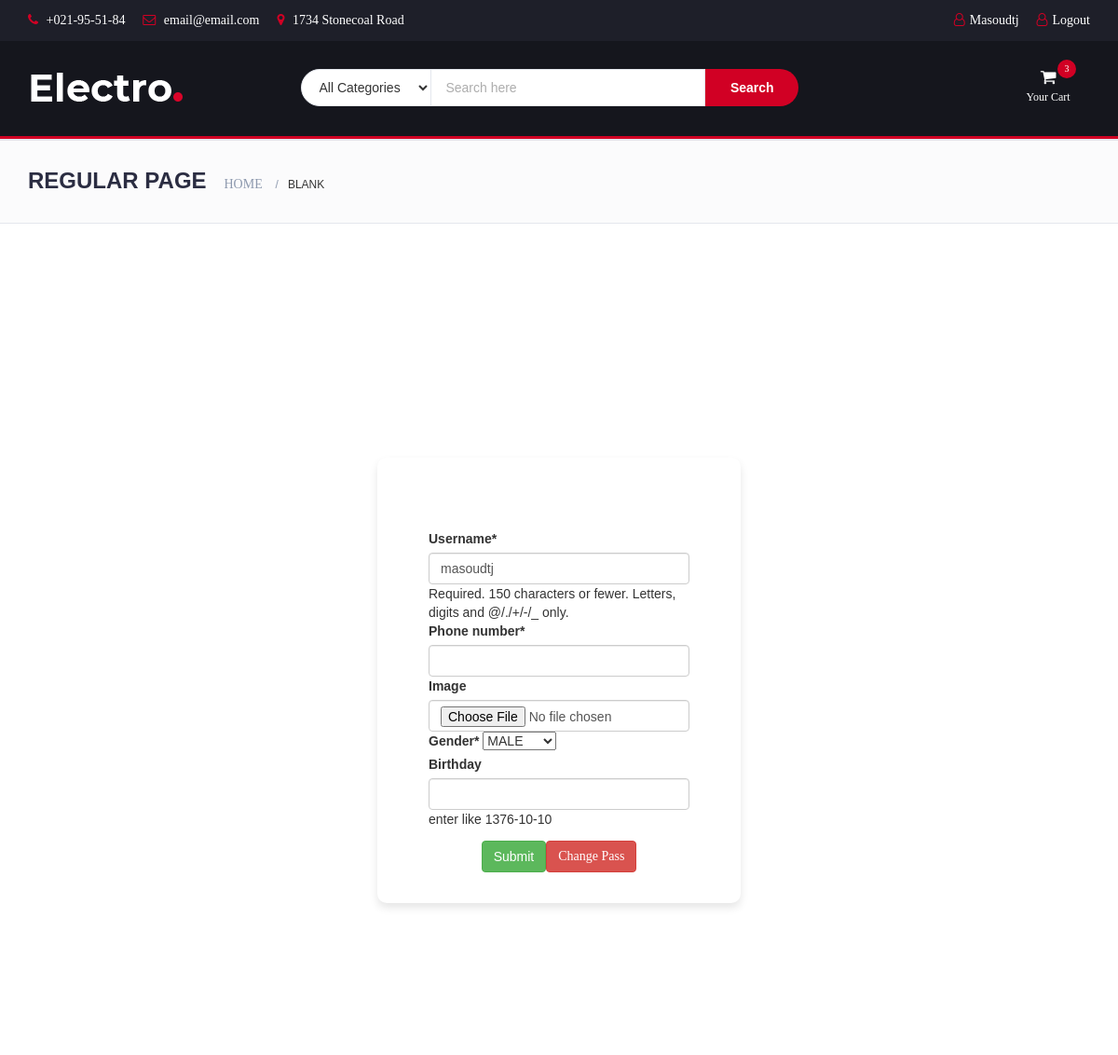
The app's page /account/profile/ (signed in, upper part), older data.
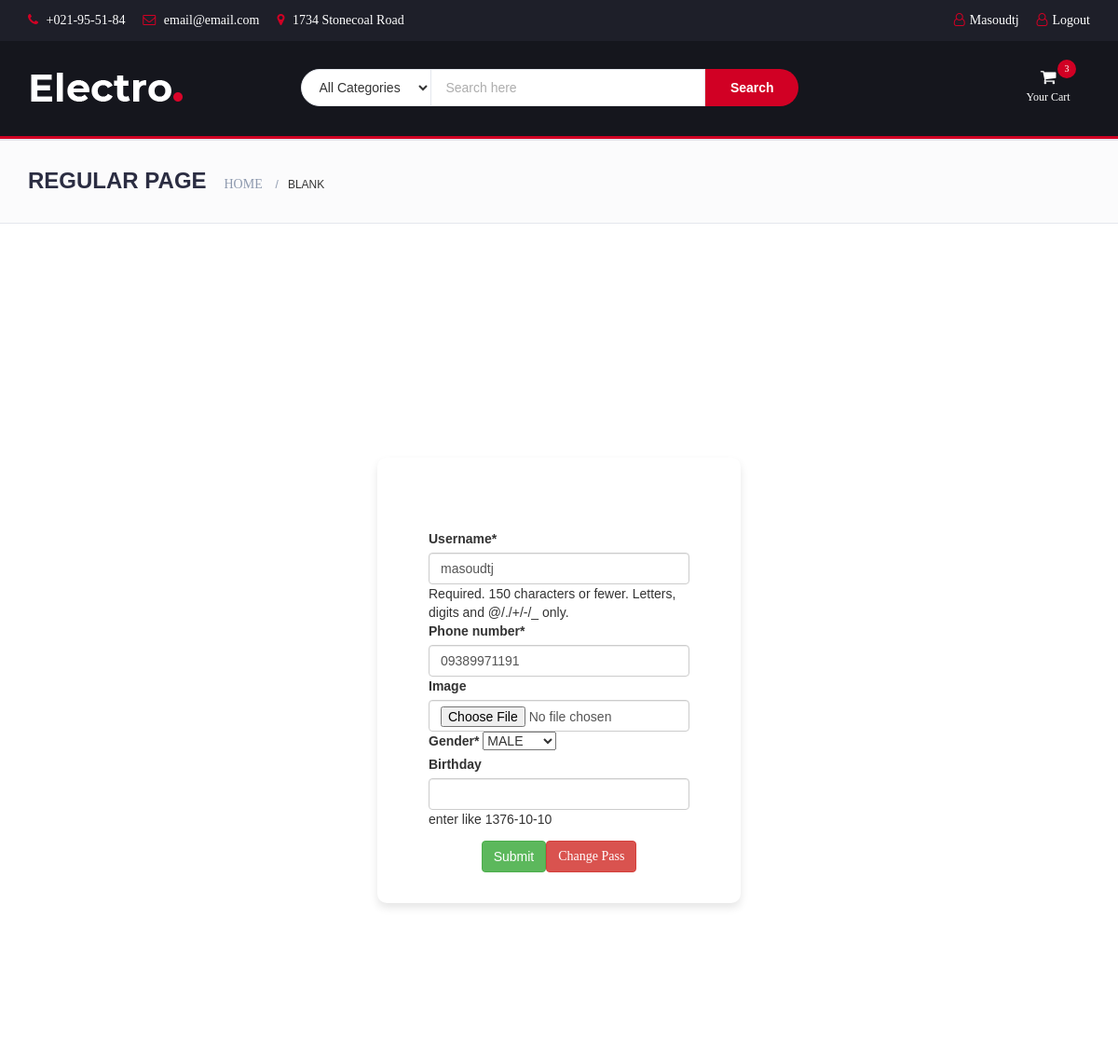
The same page, newer data.
### account/models.py (models this page shows, shortened)
class User(Base, AbstractUser):
    CUSTOMERUSER_EMPLOYEE = 'employee'
    CUSTOMERUSER_CUSTOMER = 'customer'
    CUSTOMERUSER_MANAGER = 'manager'
    CUSTOMERUSER_STATUS = (
        (CUSTOMERUSER_EMPLOYEE, 'EMPLOYEE'),
        (CUSTOMERUSER_CUSTOMER, 'CUSTOMER'),
        (CUSTOMERUSER_MANAGER, 'MANAGER')
    )
    CUSTOMERUSER_MALE = 'male'
    CUSTOMERUSER_FEMAIL = 'female'
    CUSTOMERUSER_GENDER = (
        (CUSTOMERUSER_MALE, 'MALE'),
        (CUSTOMERUSER_CUSTOMER, 'FEMALE'),
    )
    name = models.CharField(max_length=50)
    family = models.CharField(max_length=50)
    mobile_regex = RegexValidator(regex='^(\+98|0)?9\d{9}$',
                                  message="Phone number must be entered in the format: '+989199999933'.")
    phone_number = models.CharField(validators=[mobile_regex], max_length=20, unique=True)
    birthday = models.DateField(help_text='enter like 1376-10-10', null=True, blank=True)
    email = models.EmailField(unique=True)
    gender = models.CharField(max_length=10,choices=CUSTOMERUSER_GENDER,default='MALE')
    user_type = models.CharField(max_length=8, choices=CUSTOMERUSER_STATUS, default=CUSTOMERUSER_CUSTOMER)
    image = models.ImageField(upload_to='profiles/', null=True, blank=True)
    USERNAME_FIELD = 'username'
    REQUIRED_FIELDS = ['email']
    objects = CustomUserManager()
    is_active = models.BooleanField(default=False)

### account/views.py (the view, shortened to what this page needs)
# urls.py: path('profile/', views.Profile.as_view(), name="profile"),
class Profile(LoginRequiredMixin, View):
    template_class = "account/profile.html"
    form_class = ProfileForm
    def get(self, request):
        user = request.user
        form = self.form_class(instance=user)
        return render(request, self.template_class, {"form": form})

### account/forms.py
class ProfileForm(forms.ModelForm):
    class Meta:
        model = User
        fields = ('username', 'phone_number', 'image', 'gender', 'birthday')

### account/templates/account/profile.html (shortened to what this page needs)
{% extends 'base.html' %}
{% load static %}
{% block content %}
<!DOCTYPE html>
<html lang="en">
<head>
    {% load crispy_forms_tags %}
	<link rel="stylesheet" type="text/css" href="{% static 'fonts/font-awesome-4.7.0/css/font-awesome.min.css' %}">
	<link rel="stylesheet" type="text/css" href="{% static 'fonts/iconic/css/material-design-iconic-font.min.css' %}">
	<link rel="stylesheet" type="text/css" href="{% static 'vendor/animate/animate.css' %}">
	<link rel="stylesheet" type="text/css" href="{% static 'vendor/css-hamburgers/hamburgers.min.css' %}">
	<link rel="stylesheet" type="text/css" href="{% static 'vendor/animsition/css/animsition.min.css' %}">
	<link rel="stylesheet" type="text/css" href="{% static 'vendor/select2/select2.min.css' %}">
	<link rel="stylesheet" type="text/css" href="{% static 'vendor/daterangepicker/daterangepicker.css' %}">
	<link rel="stylesheet" href="{% static "css/util.css" %}"  >
	<link rel="stylesheet" href="{% static "css/main.css" %}"  >
</head>
<body >
	<div class="limiter ">
		<div class="container-login100 ">
			<div class="wrap-login100">
				<form class="login100-form validate-form " enctype="multipart/form-data" method="post" novalidate>
                    {{ form | crispy }}
					<div class="container-login100-form-btn">
							 <input type="submit" value="Submit" class="btn btn-success mt-10">
                            <a href="{% url 'account:change_password' %}"  class="btn btn-danger"> Change Pass </a>
				</form>
			</div>
		</div>
	</div>
</body>
</html>
{% endblock %}

### templates/base.html (shortened to what this page needs)
{% load static %}
<!DOCTYPE html>
<html lang="en">
	<head>
 		<link rel="stylesheet" href="{% static "css/bootstrap.min.css" %}"  >
        <link rel="stylesheet" href="{% static "css/slick.css" %}"  >
        <link rel="stylesheet" href="{% static "css/slick-theme.css" %}"  >
        <link  rel="stylesheet" href="{% static "css/nouislider.min.css" %}"  >
        <link  rel="stylesheet" href="{% static "css/font-awesome.min.css" %}"  >
        <link  rel="stylesheet" href="{% static "css/style.css" %}"  >
    </head>
	<body>
		<header>
			<div id="top-header">
				<div class="container">
					<ul class="header-links pull-left">
						<li><a href="#"><i class="fa fa-phone"></i> +021-95-51-84</a></li>
						<li><a href="#"><i class="fa fa-envelope-o"></i> email@email.com</a></li>
						<li><a href="#"><i class="fa fa-map-marker"></i> 1734 Stonecoal Road</a></li>
					</ul>
					<ul class="header-links pull-right">
                        {% if request.user.is_authenticated %}
                            <li><a href="{% url 'account:profile' %}"><i class="fa fa-user-o"></i>{{ request.user.username|capfirst }} </a></li>
                            <li><a href="{% url 'account:logout' %}"><i class="fa fa-user-o"></i>Logout </a></li>
                        {% else %}
                            <li><a href="{% url 'account:login' %}"><i class="fa fa-user-o"></i>Login </a></li>
                        {% endif %}
					</ul>
				</div>
			</div>
			<div id="header">
				<div class="container">
					<div class="row">
						<div class="col-md-3">
							<div class="header-logo">
								<a href="#" class="logo">
                                    <img src="{% static "img/logo.png" %}" alt="logo">
                                </a>
							</div>
						</div>
						<div class="col-md-6">
							<div class="header-search">
								<form action="{% url 'products:search' %}" method='GET'>
									<select class="input-select">
										<option value="0">All Categories</option>
									</select>
									<input class="input" placeholder="Search here" name='search' type='search'>
									<button class="search-btn">Search</button>
								</form>
							</div>
						</div>
						<div class="col-md-3 clearfix">
							<div class="header-ctn">
								<div class="dropdown">
									<a class="dropdown-toggle" data-toggle="dropdown" aria-expanded="true">
										<i class="fa fa-shopping-cart"></i>
										<span>Your Cart</span>
										<div class="qty">3</div>
									</a>
								</div>
							</div>
						</div>
					</div>
				</div>
			</div>
		</header>
		<nav id="navigation">
		</nav>
		<div id="breadcrumb" class="section">
			<div class="container">
				<div class="row">
					<div class="col-md-12">
						<h3 class="breadcrumb-header">Regular Page</h3>
						<ul class="breadcrumb-tree">
							<li><a href="{% url 'core:home' %}">Home</a></li>
							<li class="active">Blank</li>
						</ul>
					</div>
				</div>
			</div>
		</div>
		<div class="section">
		</div>
{% block content %}
        {% endblock %}
	</body>
</html>

Row changes from the older to the newer data that the page shows:
changed User "Masoudtj": phone_number (not shown) → "09389971191"
